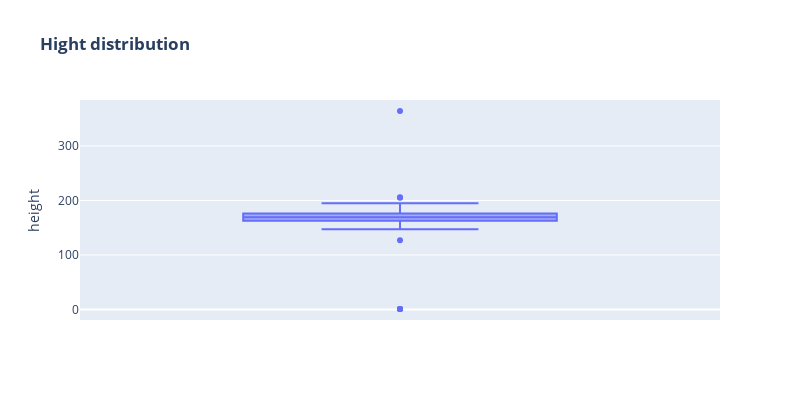

Notebook code cell kept with this figure:
### Code cell
fig = ex.box(data, y="height",  title="<b>Hight distribution</b>")
fig.update_layout(width=800, height=400, bargap=0.1)
fig.show()

### Figure 1 — Plotly figure (JSON) as saved in the notebook; plotly's stock layout.template omitted (floating-point values rounded to 4 significant figures; data arrays with more than 128 entries replaced by an {"elided": "..."} marker saying what was removed)
{"data": [{"alignmentgroup": "True", "hovertemplate": "height=%{y}<extra></extra>", "legendgroup": "", "marker": {"color": "#636efa"}, "name": "", "notched": false, "offsetgroup": "", "orientation": "v", "showlegend": false, "type": "box", "x0": " ", "xaxis": "x", "y": {"elided": "160 int values"}, "y0": " ", "yaxis": "y"}], "layout": {"bargap": 0.1, "boxmode": "group", "height": 400, "legend": {"tracegroupgap": 0}, "title": {"text": "<b>Hight distribution</b>"}, "width": 800, "xaxis": {"anchor": "y", "domain": [0, 1]}, "yaxis": {"anchor": "x", "domain": [0, 1], "title": {"text": "height"}}}}
